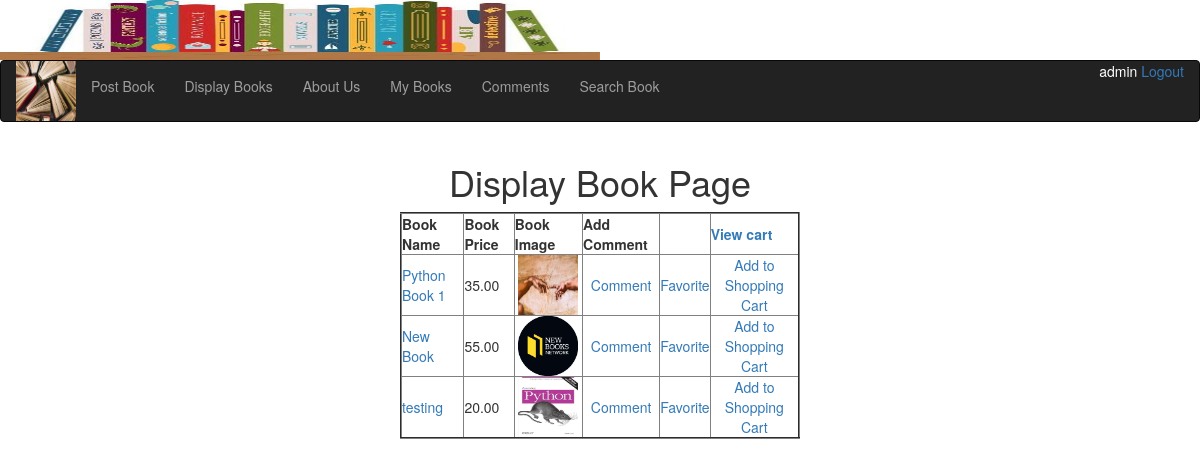
The page /displaybooks (signed in) on the database its author committed.
### bookMng/models.py (models this page shows, shortened)
class MainMenu(models.Model):
    item = models.CharField(max_length=200, unique=True)
    link = models.CharField(max_length=200, unique=True)

class Book(models.Model):
    name = models.CharField(max_length=200)
    web = models.URLField(max_length=200)
    price = models.DecimalField(decimal_places=2, max_digits=8)
    publishdate = models.DateField(auto_now=True)
    picture = models.FileField(upload_to='bookEx/static/uploads')
    pic_path = models.CharField(max_length=300, editable=False, blank=True)
    username = models.ForeignKey(User, blank=True, null=True, on_delete=models.CASCADE)

### bookMng/views.py (the view)
# urls.py: path('displaybooks', views.displaybooks, name='displaybooks'),
@login_required(login_url=reverse_lazy('login'))
def displaybooks(request):
    books = Book.objects.all()
    for b in books:
        b.pic_path = b.picture.url[14:]
    return render(request,'bookMng/displaybooks.html',
                  {'item_list': MainMenu.objects.all(),
                   'books': books})

### bookEx/templates/bookMng/displaybooks.html (shortened to what this page needs)
{% extends "base.html" %}
{% load static %}
{% block sidenav %}
  {% for item in item_list %}
    <li>
      <a href="{{item.link}}">{{item.item}}</a>
    </li>
  {% endfor %}
{% endblock sidenav %}
{% block content %}
  <h1 align="center">Display Book Page</h1>
  <table align="center" border="2" width="400">
    <th>
    Book Name
    </th>
    <th>
      Book Price
    </th>
    <th>
      Book Image
    </th>
    <th>
       Add Comment
    </th>
    <th>
    </th>
    <th>
      <a href="{% url 'viewcart' %}">View cart</a>
    </th>
    {% for book in books %}
      <tr>
        <td>
          <a href="book_detail/{{ book.id }}">
            {{ book.name}}
          </a>
        </td>
        <td>
          {{ book.price}}
        </td>
        <td align="center">
          <img src="{% static book.pic_path %}" height="60" width="60" alt=""/>
        </td>
        <td align="center">
          <a href="displaybooks/postcomment/{{book.id}}">
            Comment
          </a>
        </td>
        <td>
            <a href="{% url 'addfavorite' book.id %}">
                Favorite
            </a>
        </td>
        <td align="center">
             <a href="{% url 'addtocart' book_id=book.id %}">Add to Shopping Cart</a>
         </td>
      </tr>
    {% endfor%}
  </table>
{% endblock content %}

### bookEx/templates/base.html (shortened to what this page needs)
{% load static %}
<!DOCTYPE html>
<html lang="en">
<head>
    <link rel="stylesheet" href="https://maxcdn.bootstrapcdn.com/bootstrap/3.4.1/css/bootstrap.min.css">
</head>
<body>
    <img src="{% static 'banner.jpg'%}" height="60" width="600" alt=""/>
    <nav class="navbar navbar-inverse" style="margin-top: 0px;">
        <div class="container-fluid">
            <div class="navbar-header">
                <img src="{% static 'logo.jpg'%}" height="60" width="60" alt=""/>
             </div>
            <span style="float: right">
            {% if user.is_authenticated %}
                <span style="color:white">{{ user.username }}</span>
                <a href="{% url 'logout' %}?next=/">Logout</a>
            {% else %}
                <span style="color:white">Not Logged in</span>
                <a href="{% url 'login' %}?next=/"> Login </a>
            {% endif %}
            </span>
            <ul class="nav navbar-nav">
                {% block sidenav %}{% endblock sidenav %}
            </ul>
        </div>
    </nav>
    <div class="container">
        <section id="main">
            {% block content %}{% endblock content %}
        </section>
    </div>
</body>
</html>

### rows shown on the page
MainMenu: item "Post Book"
MainMenu: item "Display Books"
MainMenu: item "About Us"
MainMenu: item "My Books"
MainMenu: item "Comments"
MainMenu: item "Search Book"
Book: name "Python Book 1", price "35.00"
Book: name "New Book", price "55.00"
Book: name "testing", price "20.00"

### other values the page prints
{{ user.username }} "admin"
